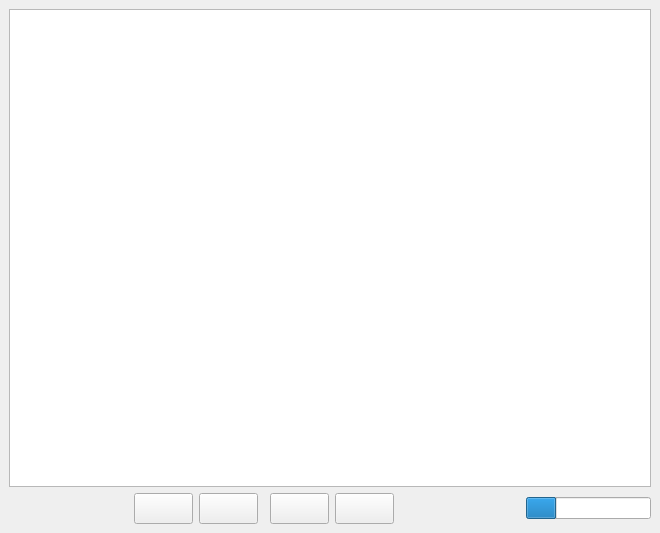
<?xml version="1.0" encoding="UTF-8"?>
<ui version="4.0">
 <class>MainWindow</class>
 <widget class="QMainWindow" name="MainWindow">
  <property name="geometry">
   <rect>
    <x>0</x>
    <y>0</y>
    <width>660</width>
    <height>533</height>
   </rect>
  </property>
  <property name="windowTitle">
   <string>MainWindow</string>
  </property>
  <widget class="QWidget" name="centralwidget">
   <layout class="QVBoxLayout" name="verticalLayout_2">
    <item>
     <layout class="QVBoxLayout" name="verticalLayout">
      <item>
       <widget class="QGraphicsView" name="imageView"/>
      </item>
     </layout>
    </item>
    <item>
     <layout class="QHBoxLayout" name="horizontalLayout">
      <item>
       <spacer name="horizontalSpacer">
        <property name="orientation">
         <enum>Qt::Horizontal</enum>
        </property>
        <property name="sizeHint" stdset="0">
         <size>
          <width>40</width>
          <height>20</height>
         </size>
        </property>
       </spacer>
      </item>
      <item>
       <widget class="QPushButton" name="openButton">
        <property name="font">
         <font>
          <pointsize>14</pointsize>
         </font>
        </property>
        <property name="text">
         <string/>
        </property>
       </widget>
      </item>
      <item>
       <widget class="QPushButton" name="saveButton">
        <property name="font">
         <font>
          <pointsize>14</pointsize>
         </font>
        </property>
        <property name="text">
         <string/>
        </property>
       </widget>
      </item>
      <item>
       <widget class="Line" name="line">
        <property name="autoFillBackground">
         <bool>false</bool>
        </property>
        <property name="orientation">
         <enum>Qt::Horizontal</enum>
        </property>
       </widget>
      </item>
      <item>
       <widget class="QPushButton" name="nextButton">
        <property name="font">
         <font>
          <pointsize>14</pointsize>
         </font>
        </property>
        <property name="text">
         <string/>
        </property>
       </widget>
      </item>
      <item>
       <widget class="QPushButton" name="backButton">
        <property name="font">
         <font>
          <pointsize>14</pointsize>
         </font>
        </property>
        <property name="text">
         <string/>
        </property>
        <property name="flat">
         <bool>false</bool>
        </property>
       </widget>
      </item>
      <item>
       <spacer name="horizontalSpacer_2">
        <property name="orientation">
         <enum>Qt::Horizontal</enum>
        </property>
        <property name="sizeHint" stdset="0">
         <size>
          <width>40</width>
          <height>20</height>
         </size>
        </property>
       </spacer>
      </item>
      <item>
       <widget class="QProgressBar" name="progressBar">
        <property name="value">
         <number>24</number>
        </property>
        <property name="textVisible">
         <bool>false</bool>
        </property>
        <property name="orientation">
         <enum>Qt::Horizontal</enum>
        </property>
        <property name="invertedAppearance">
         <bool>false</bool>
        </property>
       </widget>
      </item>
     </layout>
    </item>
   </layout>
  </widget>
  <widget class="QMenuBar" name="menubar">
   <property name="geometry">
    <rect>
     <x>0</x>
     <y>0</y>
     <width>660</width>
     <height>29</height>
    </rect>
   </property>
  </widget>
  <action name="actionOpen">
   <property name="text">
    <string>Open</string>
   </property>
  </action>
  <action name="actionExport">
   <property name="text">
    <string>Export</string>
   </property>
  </action>
  <action name="actionAbout">
   <property name="text">
    <string>About</string>
   </property>
  </action>
 </widget>
 <resources/>
 <connections/>
</ui>
